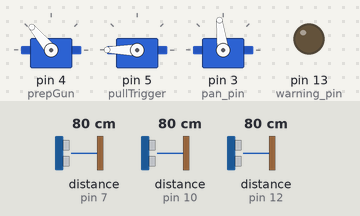
This sketch was run on a simulated Arduino Uno, built with avr-gcc and run on an emulated ATmega328P. Parts: 3 × servo, output pins drawn as LEDs (lit = HIGH). Wiring (inferred from the names in the program): ultrasonic range finder: trigger pin 11; echo pin 12. Dashed ring = blinking. The inputs (shaded band) are chosen by the test bench; at power-on: distance to the obstacle (sensors on pin 12, pin 7, pin 10) 80 cm. The echo pulse lasts 58.3 µs per cm; pins used as bus, display or sensor lines are not drawn.

Above: at 6.2 s.
6.3 s: distance to the obstacle (sensor on pin 12) set to 66 cm
At 7.1 s:
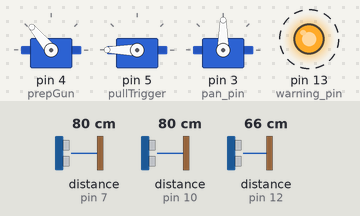
9.3 s: distance to the obstacle (sensor on pin 12) set to 76 cm
At 10.67 s:
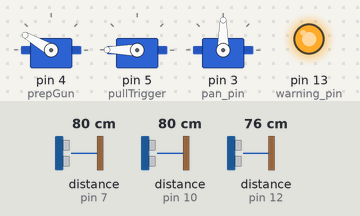
12.3 s: distance to the obstacle (sensor on pin 12) set to 85 cm
15.3 s: distance to the obstacle (sensor on pin 12) set to 2 cm
At 17.0 s:
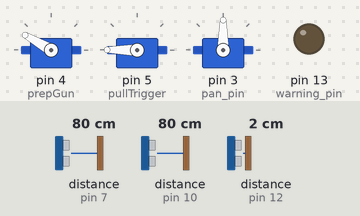
Timing chart, 0 to 19.3 s (numbered marks = the images above; inputs shaded):
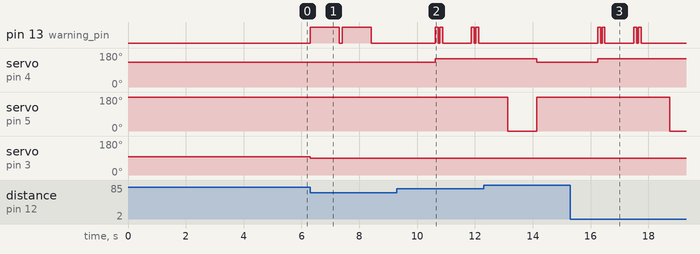

The sketch:

Tracking_Working.ino
```cpp
// Matt Winchester and Cameron Alexander
// Sonic Sensor Range Finder Prototype Code
// 2017

#include <Servo.h>
#include <Wire.h>

// Firing constants
Servo prepGun;     //Servo for pushing the motor on button
Servo pullTrigger; //servo for pushing down the trigger

int warnpos = 150; //position to push down motor button
int standbypos = warnpos - 20;
int firepos = 0;  //position for pushing down the trigger
int initialpos = 180;

// Constants
int left_trig = 8;
int left_echo = 7;

int right_trig = 9;
int right_echo = 10;

int mid_trig = 11;
int mid_echo = 12;

int pan_pin = 3;
int tilt_pin = 2;

int LEFT_MIN = 10000;
int MID_MIN = 10000;
int RIGHT_MIN = 10000;

int FIRE_TIMER_MS = 2000;

int OUTLIER_THRESHOLD = 500;

int WARN_BLINK_MS = 2000;
int FIRE_BLINK_MS = 200;
int turning_direction;
// 0 - left
// 1 - stop
// 2 - right

int current_mode;
// 0 - spin
// 1 - track

long time_since_track_event; //millis
long previous_lock = 0;
long time_of_last_blink = 0;


float warn_distance = 70;
//float fire_distance = ;

int warning_pin = 13; //on board LED
int LED_STATE = HIGH;

int current_tilt;

Servo pan, tilt;

unsigned long left_duration, right_duration, mid_duration;
float left_cm, right_cm, mid_cm;

int current_time = 0;

void wait_for_usb_disconnect()
{
  delay(5000);
}

void setup() {
  wait_for_usb_disconnect();

  prepGun.attach(4);      //pins the servos connect to on the arduino
  pullTrigger.attach(5);

  prepGun.write(standbypos); //
  pullTrigger.write(initialpos);


  pinMode(left_trig, OUTPUT);
  pinMode(left_echo, INPUT);
  pinMode(right_trig, OUTPUT);
  pinMode(right_echo, INPUT);
  pinMode(mid_trig, OUTPUT);
  pinMode(mid_echo, INPUT);

  pinMode(warning_pin, OUTPUT);

  pan.attach(pan_pin);
  //tilt.attach(tilt_pin);
  //safe_tilt(90);

  current_mode = 0;

}

void print_distances()
{
  Serial.print("Left: ");
  Serial.println(left_cm);

  Serial.print("Right: ");
  Serial.println(right_cm);

  Serial.print("Center: ");
  Serial.println(mid_cm);

}


void safe_tilt(int angle)
{

  if (angle > 110)
    angle = 110;

    if (angle < 80)
    angle = 80;

      // ie from 90 to 100
  if (angle > current_tilt)
  {
     for(int i = current_tilt; i <= angle; i++)
     {
      tilt.write(i);
      delay(50);
     }
  }

  // ie 100 to 90
  else if (angle < current_tilt)
  {
     for(int i = current_tilt; i >= angle; i--)
     {
      tilt.write(i);
      delay(50);
     }
  }

  current_tilt = angle;
  //tilt.write(angle);
}


void loop() {

  if (current_mode == 0)
  {
    spin();
  }
  else if (current_mode == 1)
  {
    track();
  }

}

void spin()
{
  turn_left();
  read_middle();

  //Go into tracking mode!
  if(mid_cm < warn_distance)
  {
    stop_turning();
    change_to_track();

    current_mode = 1;
    time_since_track_event = millis();
    previous_lock = time_since_track_event;
  }
}

void change_to_track()
{
  digitalWrite(warning_pin, HIGH);
  delay(1000);
  digitalWrite(warning_pin, LOW);
  delay(100);
  digitalWrite(warning_pin, HIGH);
  delay(1000);
  digitalWrite(warning_pin, LOW);

}

void blink_warn()
{
  if ( millis() - time_of_last_blink > WARN_BLINK_MS)
  {
    if(LED_STATE == LOW)
    {
      LED_STATE = HIGH;
    }
    else if (LED_STATE == HIGH)
    {
      LED_STATE = LOW;
    }
    digitalWrite(warning_pin, LED_STATE);
    time_of_last_blink = millis();
  }
}

void track()
{
  read_all();

  //check to make sure something is still visible
  if( left_cm < warn_distance || right_cm < warn_distance || mid_cm < warn_distance )
  {
    time_since_track_event = millis();
  }

  // read left, right, and mid. compare them, then turn in the closest direction.
  if(left_cm < right_cm && left_cm < mid_cm)
  {
    turn_left();
    previous_lock = 0;
    //left is the least, turn to the left slowly
  }

  else if(right_cm < left_cm && right_cm < mid_cm)
  {
    turn_right();
    previous_lock = 0;
    //right is the least, turn to the right slowly
  }

  else if(mid_cm < left_cm && mid_cm < right_cm)
  {
      stop_turning();

      //First sighting
      if (previous_lock == 0)
      {
        previous_lock = millis();
      }

      //Continueing a lock on
      else if( millis() - previous_lock > FIRE_TIMER_MS)
      {
        fire();
        previous_lock = millis();
      }

    delay(300);

  }


  // 10 seconds with no events, go back to spinning
  if(millis() - time_since_track_event > 10000)
  {
    //digitalWrite(warning_pin, HIGH);
    change_to_spin();
  }

}

void change_to_spin()
{
  int i = 0;
  for (i = 0; i < 20; i++)
  {
    digitalWrite(warning_pin, HIGH);
    delay(200);
    digitalWrite(warning_pin, LOW);
    delay(100);
  }
  current_mode = 0;

  prepGun.write(standbypos);

}

void read_all()
{
  read_left();
  read_right();
  read_middle();
}

void fire()
{
  prepGun.write(warnpos);

  int i = 0;
  for (i = 0; i < 2; i++)
  {
    digitalWrite(warning_pin, HIGH);
    delay(100);
    digitalWrite(warning_pin, LOW);
    delay(50);

    digitalWrite(warning_pin, HIGH);
    delay(100);
    digitalWrite(warning_pin, LOW);
    delay(1000);
  }

  pullTrigger.write(firepos);
  delay(1000);
  pullTrigger.write(initialpos);
  prepGun.write(standbypos);

}

void turn_right()
{
//  if(turning_direction == 2)
//  {
//      return;
//  }
  pan.write(83);

//  turning_direction == 2;

}

void turn_left()
{
//  if(turning_direction == 0)
//  {
//      return;
//  }

  pan.write(97);
//  turning_direction == 0;
}

void stop_turning()
{
//  if(turning_direction == 1)
//  {
//      return;
//  }

  pan.write(90);

 // turning_direction == 1;

}

float microsecondsToCentimeters(unsigned long microseconds)
{
  return (((float)microseconds * 0.034) / 2.0);
}


void read_left()
{

  digitalWrite(left_trig, LOW);
  delayMicroseconds(2);
  digitalWrite(left_trig, HIGH);
  delayMicroseconds(10);
  digitalWrite(left_trig, LOW);
  left_duration = pulseIn(left_echo, HIGH);
  float new_value = microsecondsToCentimeters(left_duration);
  left_cm = (new_value < OUTLIER_THRESHOLD) ? new_value : left_cm;

}

void read_right()
{

  digitalWrite(right_trig, LOW);
  delayMicroseconds(2);
  digitalWrite(right_trig, HIGH);
  delayMicroseconds(10);
  digitalWrite(right_trig, LOW);
  right_duration = pulseIn(right_echo, HIGH);
  float new_value = microsecondsToCentimeters(right_duration);
  right_cm = (new_value < OUTLIER_THRESHOLD) ? new_value : right_cm;


}

void read_middle()
{
  digitalWrite(mid_trig, LOW);
  delayMicroseconds(2);
  digitalWrite(mid_trig, HIGH);
  delayMicroseconds(10);
  digitalWrite(mid_trig, LOW);
  mid_duration = pulseIn(mid_echo, HIGH);

  float new_value = microsecondsToCentimeters(mid_duration);
  mid_cm = (new_value < OUTLIER_THRESHOLD) ? new_value : mid_cm;
}
```

Measured:
- the behaviour switches between 71 and 70 cm on distance to the obstacle (sensor on pin 12) (found by bisection; images 0 and 1)
- after the input at 6.3 s, pin 13 (warning_pin): alternates HIGH for 1.0 s and LOW for 0.10 s, starting at once; servo on pin 3 (pan_pin): 97° → 90° at once
- after the input at 15.3 s, servo on pin 4 (prepGun): 130° → 150° after 0.95 s; servo on pin 5 (pullTrigger): 180° → 0° after 3.4 s
